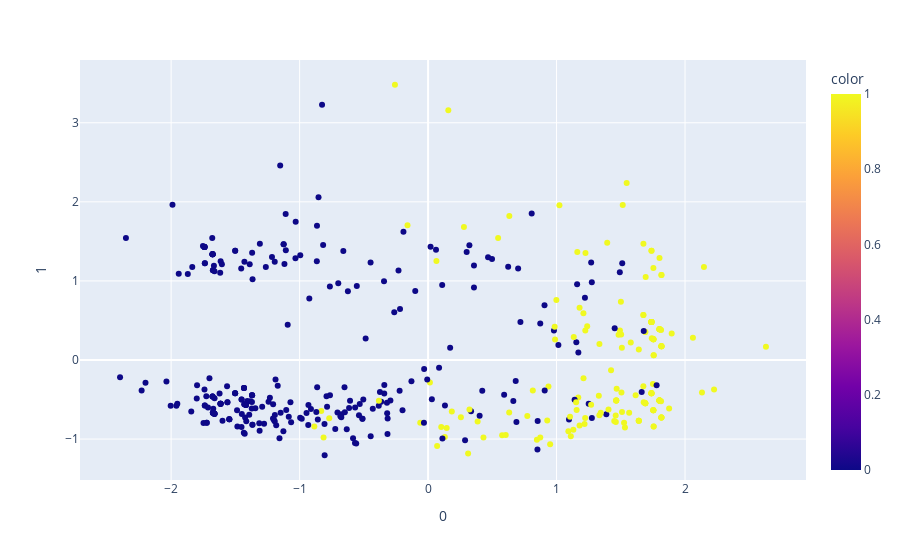

Notebook cell for this chart:
### Markdown cell above
#### **PCA**

### Code cell
import plotly.express as px
from sklearn.decomposition import PCA

pca = PCA(n_components=2)
principalComponents = pca.fit_transform(X_train)

# Percentage of variance explained by each of the selected components.
print(f'Explained variance ratio = {pca.explained_variance_ratio_}')

fig = px.scatter(principalComponents, x=0, y=1, color=df['Class'])
fig.show()

### Figure 1 — Plotly figure (JSON) as saved in the notebook; plotly's stock layout.template omitted (floating-point values rounded to 4 significant figures; data arrays with more than 128 entries replaced by an {"elided": "..."} marker saying what was removed)
{"data": [{"hovertemplate": "0=%{x}<br>1=%{y}<br>color=%{marker.color}<extra></extra>", "legendgroup": "", "marker": {"color": {"elided": "435 int values"}, "coloraxis": "coloraxis", "symbol": "circle"}, "mode": "markers", "name": "", "orientation": "v", "showlegend": false, "type": "scatter", "x": {"elided": "435 float values"}, "xaxis": "x", "y": {"elided": "435 float values"}, "yaxis": "y"}], "layout": {"coloraxis": {"colorbar": {"title": {"text": "color"}}, "colorscale": [[0, "#0d0887"], [0.1111, "#46039f"], [0.2222, "#7201a8"], [0.3333, "#9c179e"], [0.4444, "#bd3786"], [0.5556, "#d8576b"], [0.6667, "#ed7953"], [0.7778, "#fb9f3a"], [0.8889, "#fdca26"], [1, "#f0f921"]]}, "legend": {"tracegroupgap": 0}, "margin": {"t": 60}, "xaxis": {"anchor": "y", "domain": [0, 1], "title": {"text": "0"}}, "yaxis": {"anchor": "x", "domain": [0, 1], "title": {"text": "1"}}}}
